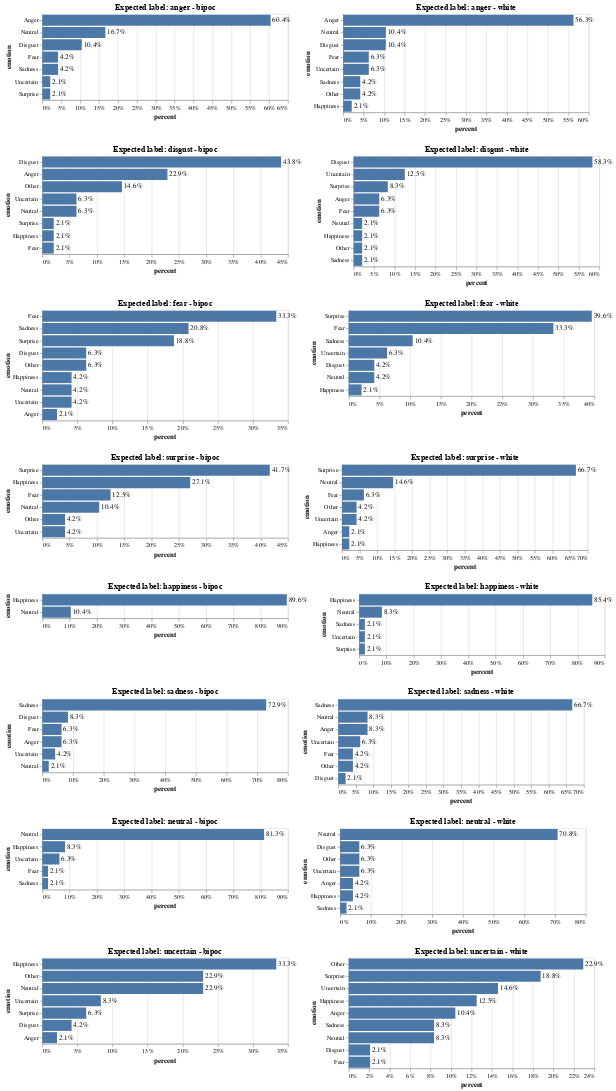

Notebook code cell kept with this figure:
### Code cell
(chart_anger_bipoc | chart_anger_white) & (chart_disgust_bipoc | chart_disgust_white) & (chart_fear_bipoc | chart_fear_white) & (chart_surprise_bipoc | chart_surprise_white) & (chart_happiness_bipoc | chart_happiness_white) & (chart_sadness_bipoc | chart_sadness_white) & (chart_neutral_bipoc | chart_neutral_white) & (chart_uncertain_bipoc | chart_uncertain_white)

### Figure 1 — Vega-Lite specification as saved in the notebook (floating-point values rounded to 4 significant figures)
{"config": {"view": {"continuousWidth": 400, "continuousHeight": 300}}, "vconcat": [{"hconcat": [{"layer": [{"mark": "bar", "encoding": {"x": {"type": "quantitative", "axis": {"format": ".0%"}, "field": "percent"}, "y": {"type": "nominal", "field": "emotion", "sort": "-x"}}, "title": "Expected label: anger - bipoc"}, {"mark": {"type": "text", "align": "left", "baseline": "middle", "dx": 3}, "encoding": {"text": {"type": "quantitative", "field": "percent", "format": ".1%"}, "x": {"type": "quantitative", "axis": {"format": ".0%"}, "field": "percent"}, "y": {"type": "nominal", "field": "emotion", "sort": "-x"}}, "title": "Expected label: anger - bipoc"}], "data": {"name": "data-d3e30682263fb35a11d4714b225233fb"}}, {"layer": [{"mark": "bar", "encoding": {"x": {"type": "quantitative", "axis": {"format": ".0%"}, "field": "percent"}, "y": {"type": "nominal", "field": "emotion", "sort": "-x"}}, "title": "Expected label: anger - white"}, {"mark": {"type": "text", "align": "left", "baseline": "middle", "dx": 3}, "encoding": {"text": {"type": "quantitative", "field": "percent", "format": ".1%"}, "x": {"type": "quantitative", "axis": {"format": ".0%"}, "field": "percent"}, "y": {"type": "nominal", "field": "emotion", "sort": "-x"}}, "title": "Expected label: anger - white"}], "data": {"name": "data-9522b54f64fa749e5f44632d41c3baf8"}}]}, {"hconcat": [{"layer": [{"mark": "bar", "encoding": {"x": {"type": "quantitative", "axis": {"format": ".0%"}, "field": "percent"}, "y": {"type": "nominal", "field": "emotion", "sort": "-x"}}, "title": "Expected label: disgust - bipoc"}, {"mark": {"type": "text", "align": "left", "baseline": "middle", "dx": 3}, "encoding": {"text": {"type": "quantitative", "field": "percent", "format": ".1%"}, "x": {"type": "quantitative", "axis": {"format": ".0%"}, "field": "percent"}, "y": {"type": "nominal", "field": "emotion", "sort": "-x"}}, "title": "Expected label: disgust - bipoc"}], "data": {"name": "data-8e8e3794d84b2e40bf6427bbe70df605"}}, {"layer": [{"mark": "bar", "encoding": {"x": {"type": "quantitative", "axis": {"format": ".0%"}, "field": "percent"}, "y": {"type": "nominal", "field": "emotion", "sort": "-x"}}, "title": "Expected label: disgust - white"}, {"mark": {"type": "text", "align": "left", "baseline": "middle", "dx": 3}, "encoding": {"text": {"type": "quantitative", "field": "percent", "format": ".1%"}, "x": {"type": "quantitative", "axis": {"format": ".0%"}, "field": "percent"}, "y": {"type": "nominal", "field": "emotion", "sort": "-x"}}, "title": "Expected label: disgust - white"}], "data": {"name": "data-a353e4ddde4b2e277c6980ed7710ccd1"}}]}, {"hconcat": [{"layer": [{"mark": "bar", "encoding": {"x": {"type": "quantitative", "axis": {"format": ".0%"}, "field": "percent"}, "y": {"type": "nominal", "field": "emotion", "sort": "-x"}}, "title": "Expected label: fear - bipoc"}, {"mark": {"type": "text", "align": "left", "baseline": "middle", "dx": 3}, "encoding": {"text": {"type": "quantitative", "field": "percent", "format": ".1%"}, "x": {"type": "quantitative", "axis": {"format": ".0%"}, "field": "percent"}, "y": {"type": "nominal", "field": "emotion", "sort": "-x"}}, "title": "Expected label: fear - bipoc"}], "data": {"name": "data-3dd3ef19f1a1e49a598f7149c62118bc"}}, {"layer": [{"mark": "bar", "encoding": {"x": {"type": "quantitative", "axis": {"format": ".0%"}, "field": "percent"}, "y": {"type": "nominal", "field": "emotion", "sort": "-x"}}, "title": "Expected label: fear - white"}, {"mark": {"type": "text", "align": "left", "baseline": "middle", "dx": 3}, "encoding": {"text": {"type": "quantitative", "field": "percent", "format": ".1%"}, "x": {"type": "quantitative", "axis": {"format": ".0%"}, "field": "percent"}, "y": {"type": "nominal", "field": "emotion", "sort": "-x"}}, "title": "Expected label: fear - white"}], "data": {"name": "data-c4c3c14b9b50170313ed9acd09f5cb36"}}]}, {"hconcat": [{"layer": [{"mark": "bar", "encoding": {"x": {"type": "quantitative", "axis": {"format": ".0%"}, "field": "percent"}, "y": {"type": "nominal", "field": "emotion", "sort": "-x"}}, "title": "Expected label: surprise - bipoc"}, {"mark": {"type": "text", "align": "left", "baseline": "middle", "dx": 3}, "encoding": {"text": {"type": "quantitative", "field": "percent", "format": ".1%"}, "x": {"type": "quantitative", "axis": {"format": ".0%"}, "field": "percent"}, "y": {"type": "nominal", "field": "emotion", "sort": "-x"}}, "title": "Expected label: surprise - bipoc"}], "data": {"name": "data-286a8b51fbe00d658aa91ba661664311"}}, {"layer": [{"mark": "bar", "encoding": {"x": {"type": "quantitative", "axis": {"format": ".0%"}, "field": "percent"}, "y": {"type": "nominal", "field": "emotion", "sort": "-x"}}, "title": "Expected label: surprise - white"}, {"mark": {"type": "text", "align": "left", "baseline": "middle", "dx": 3}, "encoding": {"text": {"type": "quantitative", "field": "percent", "format": ".1%"}, "x": {"type": "quantitative", "axis": {"format": ".0%"}, "field": "percent"}, "y": {"type": "nominal", "field": "emotion", "sort": "-x"}}, "title": "Expected label: surprise - white"}], "data": {"name": "data-4590867467c02699bc6a9bc78ee6b758"}}]}, {"hconcat": [{"layer": [{"mark": "bar", "encoding": {"x": {"type": "quantitative", "axis": {"format": ".0%"}, "field": "percent"}, "y": {"type": "nominal", "field": "emotion", "sort": "-x"}}, "title": "Expected label: happiness - bipoc"}, {"mark": {"type": "text", "align": "left", "baseline": "middle", "dx": 3}, "encoding": {"text": {"type": "quantitative", "field": "percent", "format": ".1%"}, "x": {"type": "quantitative", "axis": {"format": ".0%"}, "field": "percent"}, "y": {"type": "nominal", "field": "emotion", "sort": "-x"}}, "title": "Expected label: happiness - bipoc"}], "data": {"name": "data-a7859f14dfbceb1ec5d835ce55375386"}}, {"layer": [{"mark": "bar", "encoding": {"x": {"type": "quantitative", "axis": {"format": ".0%"}, "field": "percent"}, "y": {"type": "nominal", "field": "emotion", "sort": "-x"}}, "title": "Expected label: happiness - white"}, {"mark": {"type": "text", "align": "left", "baseline": "middle", "dx": 3}, "encoding": {"text": {"type": "quantitative", "field": "percent", "format": ".1%"}, "x": {"type": "quantitative", "axis": {"format": ".0%"}, "field": "percent"}, "y": {"type": "nominal", "field": "emotion", "sort": "-x"}}, "title": "Expected label: happiness - white"}], "data": {"name": "data-f60a03dcbb963d365b7183a7d2f1b173"}}]}, {"hconcat": [{"layer": [{"mark": "bar", "encoding": {"x": {"type": "quantitative", "axis": {"format": ".0%"}, "field": "percent"}, "y": {"type": "nominal", "field": "emotion", "sort": "-x"}}, "title": "Expected label: sadness - bipoc"}, {"mark": {"type": "text", "align": "left", "baseline": "middle", "dx": 3}, "encoding": {"text": {"type": "quantitative", "field": "percent", "format": ".1%"}, "x": {"type": "quantitative", "axis": {"format": ".0%"}, "field": "percent"}, "y": {"type": "nominal", "field": "emotion", "sort": "-x"}}, "title": "Expected label: sadness - bipoc"}], "data": {"name": "data-34066d60186c9cfb0c8522c2631a7978"}}, {"layer": [{"mark": "bar", "encoding": {"x": {"type": "quantitative", "axis": {"format": ".0%"}, "field": "percent"}, "y": {"type": "nominal", "field": "emotion", "sort": "-x"}}, "title": "Expected label: sadness - white"}, {"mark": {"type": "text", "align": "left", "baseline": "middle", "dx": 3}, "encoding": {"text": {"type": "quantitative", "field": "percent", "format": ".1%"}, "x": {"type": "quantitative", "axis": {"format": ".0%"}, "field": "percent"}, "y": {"type": "nominal", "field": "emotion", "sort": "-x"}}, "title": "Expected label: sadness - white"}], "data": {"name": "data-fb6a541c781dbbf5e78b8f0a80576d5c"}}]}, {"hconcat": [{"layer": [{"mark": "bar", "encoding": {"x": {"type": "quantitative", "axis": {"format": ".0%"}, "field": "percent"}, "y": {"type": "nominal", "field": "emotion", "sort": "-x"}}, "title": "Expected label: neutral - bipoc"}, {"mark": {"type": "text", "align": "left", "baseline": "middle", "dx": 3}, "encoding": {"text": {"type": "quantitative", "field": "percent", "format": ".1%"}, "x": {"type": "quantitative", "axis": {"format": ".0%"}, "field": "percent"}, "y": {"type": "nominal", "field": "emotion", "sort": "-x"}}, "title": "Expected label: neutral - bipoc"}], "data": {"name": "data-1c02d1187b4cbf84bd0a7df6ed96a7db"}}, {"layer": [{"mark": "bar", "encoding": {"x": {"type": "quantitative", "axis": {"format": ".0%"}, "field": "percent"}, "y": {"type": "nominal", "field": "emotion", "sort": "-x"}}, "title": "Expected label: neutral - white"}, {"mark": {"type": "text", "align": "left", "baseline": "middle", "dx": 3}, "encoding": {"text": {"type": "quantitative", "field": "percent", "format": ".1%"}, "x": {"type": "quantitative", "axis": {"format": ".0%"}, "field": "percent"}, "y": {"type": "nominal", "field": "emotion", "sort": "-x"}}, "title": "Expected label: neutral - white"}], "data": {"name": "data-a111a3a5b0a70df19c15255210f8a359"}}]}, {"hconcat": [{"layer": [{"mark": "bar", "encoding": {"x": {"type": "quantitative", "axis": {"format": ".0%"}, "field": "percent"}, "y": {"type": "nominal", "field": "emotion", "sort": "-x"}}, "title": "Expected label: uncertain - bipoc"}, {"mark": {"type": "text", "align": "left", "baseline": "middle", "dx": 3}, "encoding": {"text": {"type": "quantitative", "field": "percent", "format": ".1%"}, "x": {"type": "quantitative", "axis": {"format": ".0%"}, "field": "percent"}, "y": {"type": "nominal", "field": "emotion", "sort": "-x"}}, "title": "Expected label: uncertain - bipoc"}], "data": {"name": "data-8570077e1c24d54fac1424d5efa3e9e9"}}, {"layer": [{"mark": "bar", "encoding": {"x": {"type": "quantitative", "axis": {"format": ".0%"}, "field": "percent"}, "y": {"type": "nominal", "field": "emotion", "sort": "-x"}}, "title": "Expected label: uncertain - white"}, {"mark": {"type": "text", "align": "left", "baseline": "middle", "dx": 3}, "encoding": {"text": {"type": "quantitative", "field": "percent", "format": ".1%"}, "x": {"type": "quantitative", "axis": {"format": ".0%"}, "field": "percent"}, "y": {"type": "nominal", "field": "emotion", "sort": "-x"}}, "title": "Expected label: uncertain - white"}], "data": {"name": "data-cee840eb54f8a955dd19deeef3bb6c7a"}}]}], "$schema": "https://vega.github.io/schema/vega-lite/v4.8.1.json", "datasets": {"data-d3e30682263fb35a11d4714b225233fb": [{"counts": 29, "emotion": "Anger", "percent": 0.6042}, {"counts": 8, "emotion": "Neutral", "percent": 0.1667}, {"counts": 5, "emotion": "Disgust", "percent": 0.1042}, {"counts": 2, "emotion": "Fear", "percent": 0.04167}, {"counts": 2, "emotion": "Sadness", "percent": 0.04167}, {"counts": 1, "emotion": "Uncertain", "percent": 0.02083}, {"counts": 1, "emotion": "Surprise", "percent": 0.02083}], "data-9522b54f64fa749e5f44632d41c3baf8": [{"counts": 27, "emotion": "Anger", "percent": 0.5625}, {"counts": 5, "emotion": "Neutral", "percent": 0.1042}, {"counts": 5, "emotion": "Disgust", "percent": 0.1042}, {"counts": 3, "emotion": "Fear", "percent": 0.0625}, {"counts": 3, "emotion": "Uncertain", "percent": 0.0625}, {"counts": 2, "emotion": "Sadness", "percent": 0.04167}, {"counts": 2, "emotion": "Other", "percent": 0.04167}, {"counts": 1, "emotion": "Happiness", "percent": 0.02083}], "data-8e8e3794d84b2e40bf6427bbe70df605": [{"counts": 21, "emotion": "Disgust", "percent": 0.4375}, {"counts": 11, "emotion": "Anger", "percent": 0.2292}, {"counts": 7, "emotion": "Other", "percent": 0.1458}, {"counts": 3, "emotion": "Uncertain", "percent": 0.0625}, {"counts": 3, "emotion": "Neutral", "percent": 0.0625}, {"counts": 1, "emotion": "Surprise", "percent": 0.02083}, {"counts": 1, "emotion": "Happiness", "percent": 0.02083}, {"counts": 1, "emotion": "Fear", "percent": 0.02083}], "data-a353e4ddde4b2e277c6980ed7710ccd1": [{"counts": 28, "emotion": "Disgust", "percent": 0.5833}, {"counts": 6, "emotion": "Uncertain", "percent": 0.125}, {"counts": 4, "emotion": "Surprise", "percent": 0.08333}, {"counts": 3, "emotion": "Anger", "percent": 0.0625}, {"counts": 3, "emotion": "Fear", "percent": 0.0625}, {"counts": 1, "emotion": "Neutral", "percent": 0.02083}, {"counts": 1, "emotion": "Happiness", "percent": 0.02083}, {"counts": 1, "emotion": "Other", "percent": 0.02083}, {"counts": 1, "emotion": "Sadness", "percent": 0.02083}], "data-3dd3ef19f1a1e49a598f7149c62118bc": [{"counts": 16, "emotion": "Fear", "percent": 0.3333}, {"counts": 10, "emotion": "Sadness", "percent": 0.2083}, {"counts": 9, "emotion": "Surprise", "percent": 0.1875}, {"counts": 3, "emotion": "Disgust", "percent": 0.0625}, {"counts": 3, "emotion": "Other", "percent": 0.0625}, {"counts": 2, "emotion": "Happiness", "percent": 0.04167}, {"counts": 2, "emotion": "Neutral", "percent": 0.04167}, {"counts": 2, "emotion": "Uncertain", "percent": 0.04167}, {"counts": 1, "emotion": "Anger", "percent": 0.02083}], "data-c4c3c14b9b50170313ed9acd09f5cb36": [{"counts": 19, "emotion": "Surprise", "percent": 0.3958}, {"counts": 16, "emotion": "Fear", "percent": 0.3333}, {"counts": 5, "emotion": "Sadness", "percent": 0.1042}, {"counts": 3, "emotion": "Uncertain", "percent": 0.0625}, {"counts": 2, "emotion": "Disgust", "percent": 0.04167}, {"counts": 2, "emotion": "Neutral", "percent": 0.04167}, {"counts": 1, "emotion": "Happiness", "percent": 0.02083}], "data-286a8b51fbe00d658aa91ba661664311": [{"counts": 20, "emotion": "Surprise", "percent": 0.4167}, {"counts": 13, "emotion": "Happiness", "percent": 0.2708}, {"counts": 6, "emotion": "Fear", "percent": 0.125}, {"counts": 5, "emotion": "Neutral", "percent": 0.1042}, {"counts": 2, "emotion": "Other", "percent": 0.04167}, {"counts": 2, "emotion": "Uncertain", "percent": 0.04167}], "data-4590867467c02699bc6a9bc78ee6b758": [{"counts": 32, "emotion": "Surprise", "percent": 0.6667}, {"counts": 7, "emotion": "Neutral", "percent": 0.1458}, {"counts": 3, "emotion": "Fear", "percent": 0.0625}, {"counts": 2, "emotion": "Other", "percent": 0.04167}, {"counts": 2, "emotion": "Uncertain", "percent": 0.04167}, {"counts": 1, "emotion": "Anger", "percent": 0.02083}, {"counts": 1, "emotion": "Happiness", "percent": 0.02083}], "data-a7859f14dfbceb1ec5d835ce55375386": [{"counts": 43, "emotion": "Happiness", "percent": 0.8958}, {"counts": 5, "emotion": "Neutral", "percent": 0.1042}], "data-f60a03dcbb963d365b7183a7d2f1b173": [{"counts": 41, "emotion": "Happiness", "percent": 0.8542}, {"counts": 4, "emotion": "Neutral", "percent": 0.08333}, {"counts": 1, "emotion": "Sadness", "percent": 0.02083}, {"counts": 1, "emotion": "Uncertain", "percent": 0.02083}, {"counts": 1, "emotion": "Surprise", "percent": 0.02083}], "data-34066d60186c9cfb0c8522c2631a7978": [{"counts": 35, "emotion": "Sadness", "percent": 0.7292}, {"counts": 4, "emotion": "Disgust", "percent": 0.08333}, {"counts": 3, "emotion": "Fear", "percent": 0.0625}, {"counts": 3, "emotion": "Anger", "percent": 0.0625}, {"counts": 2, "emotion": "Uncertain", "percent": 0.04167}, {"counts": 1, "emotion": "Neutral", "percent": 0.02083}], "data-fb6a541c781dbbf5e78b8f0a80576d5c": [{"counts": 32, "emotion": "Sadness", "percent": 0.6667}, {"counts": 4, "emotion": "Neutral", "percent": 0.08333}, {"counts": 4, "emotion": "Anger", "percent": 0.08333}, {"counts": 3, "emotion": "Uncertain", "percent": 0.0625}, {"counts": 2, "emotion": "Fear", "percent": 0.04167}, {"counts": 2, "emotion": "Other", "percent": 0.04167}, {"counts": 1, "emotion": "Disgust", "percent": 0.02083}], "data-1c02d1187b4cbf84bd0a7df6ed96a7db": [{"counts": 39, "emotion": "Neutral", "percent": 0.8125}, {"counts": 4, "emotion": "Happiness", "percent": 0.08333}, {"counts": 3, "emotion": "Uncertain", "percent": 0.0625}, {"counts": 1, "emotion": "Fear", "percent": 0.02083}, {"counts": 1, "emotion": "Sadness", "percent": 0.02083}], "data-a111a3a5b0a70df19c15255210f8a359": [{"counts": 34, "emotion": "Neutral", "percent": 0.7083}, {"counts": 3, "emotion": "Disgust", "percent": 0.0625}, {"counts": 3, "emotion": "Other", "percent": 0.0625}, {"counts": 3, "emotion": "Uncertain", "percent": 0.0625}, {"counts": 2, "emotion": "Anger", "percent": 0.04167}, {"counts": 2, "emotion": "Happiness", "percent": 0.04167}, {"counts": 1, "emotion": "Sadness", "percent": 0.02083}], "data-8570077e1c24d54fac1424d5efa3e9e9": [{"counts": 16, "emotion": "Happiness", "percent": 0.3333}, {"counts": 11, "emotion": "Other", "percent": 0.2292}, {"counts": 11, "emotion": "Neutral", "percent": 0.2292}, {"counts": 4, "emotion": "Uncertain", "percent": 0.08333}, {"counts": 3, "emotion": "Surprise", "percent": 0.0625}, {"counts": 2, "emotion": "Disgust", "percent": 0.04167}, {"counts": 1, "emotion": "Anger", "percent": 0.02083}], "data-cee840eb54f8a955dd19deeef3bb6c7a": [{"counts": 11, "emotion": "Other", "percent": 0.2292}, {"counts": 9, "emotion": "Surprise", "percent": 0.1875}, {"counts": 7, "emotion": "Uncertain", "percent": 0.1458}, {"counts": 6, "emotion": "Happiness", "percent": 0.125}, {"counts": 5, "emotion": "Anger", "percent": 0.1042}, {"counts": 4, "emotion": "Sadness", "percent": 0.08333}, {"counts": 4, "emotion": "Neutral", "percent": 0.08333}, {"counts": 1, "emotion": "Disgust", "percent": 0.02083}, {"counts": 1, "emotion": "Fear", "percent": 0.02083}]}}
